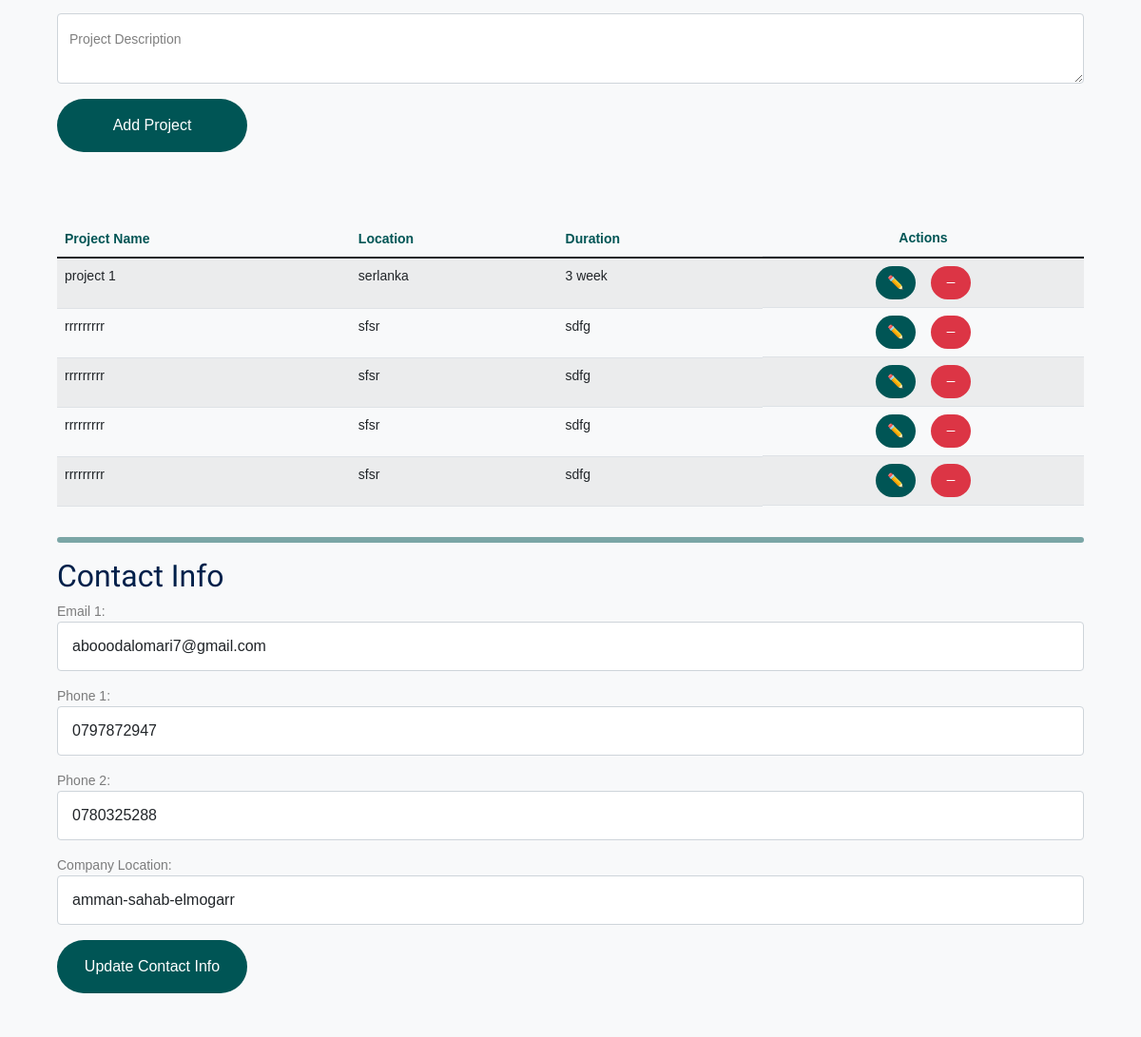
The page /admin_panl/ (signed in, middle part) on the database as committed earlier.
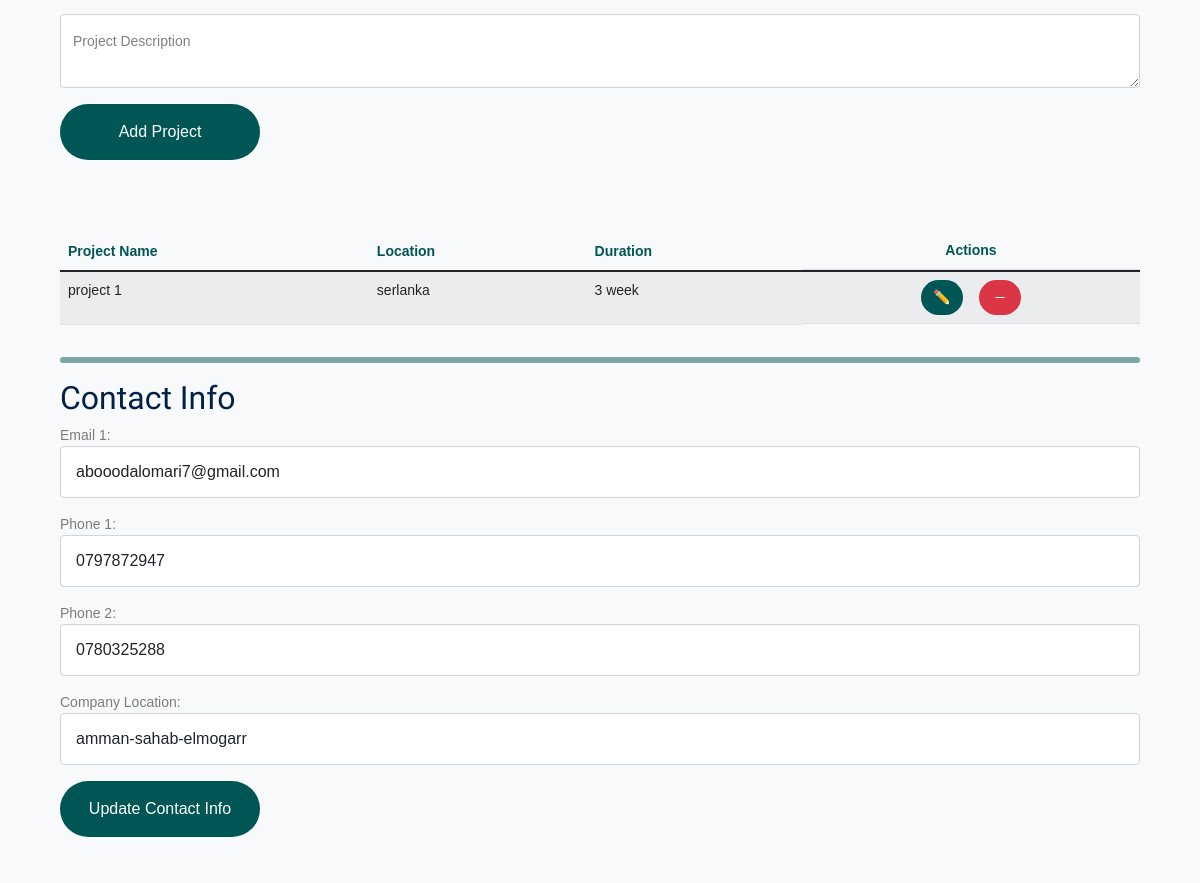
The same page on the database as committed later.
### projects/models.py (models this page shows)
class Project(models.Model):
    name = models.CharField(max_length=100)
    location=models.CharField(max_length=100)
    duration=models.CharField(max_length=20)
    description = models.TextField()

### admin_panl/views.py (the view)
# urls.py: path('', AdminPanel.as_view(), name='adminpan'),
@method_decorator(login_required, name='dispatch')
class AdminPanel(View):
      template_name ='admin_pan.html'
      def get(self,request):
         admins= CustomAdmin.objects.all()
         projects = Project.objects.all()
         contact = ContactInfo.get_solo_instance()
         context={
              'admins':admins,
            'contact':contact,
            'projects':projects
        }
         return render(request,self.template_name,context)

### admin_panl/models.py (called while the page is built)
     @staticmethod
     def get_solo_instance():
        instance, created =ContactInfo.objects.get_or_create(id=1)
        return instance

### admin_panl/templates/admin_pan.html (shortened to what this page needs)
{% extends "base.html" %}
{% load static %}
{% block head %}
<link rel="stylesheet" href="{% static 'css/admin.css' %}">
{% endblock %}
{% block content%}
<div class="container-fluid pt-5 mt-5 ">
    <main class="m-5">
        <section class="mb-4">
            <form class="d-flex flex-column gap-3" id="new-project-form" enctype="multipart/form-data">
                <div class="form-floating">
                    <textarea class="form-control" placeholder="Leave a comment here" id="project_Description"
                        name="project_Description" style="height: 100px"></textarea>
                    <label for="floatingTextarea2">Project Description</label>
                </div>
                <button type="submit " class="btn btn-primary p-3" style="width:200px">Add Project</button>
            </form>
        </section>
        <section class="overflow-auto">
            <table class="table table-striped table-hover mt-5 ">
                <thead>
                    <tr style="color: #005555;">
                        <th scope="col">Project Name</th>
                        <th scope="col">Location</th>
                        <th scope="col">Duration</th>
                        <th class="d-flex justify-content-center" scope="col">Actions</th>
                    </tr>
                </thead>
                <tbody id="projects-table-body" class="projects-table">
                    {% for project in projects %}
                    <tr id="project-{{ project.id }}">
                        <td>{{ project.name }}</td>
                        <td>{{ project.location }}</td>
                        <td>{{ project.duration }}</td>
                        <td class=" d-flex gap-3 justify-content-center">
                            <button class="btn btn-sm btn-primary edit-btn" data-id="{{ project.id }}">
                                 ✏️
                            </button>
                            <button class="btn btn-sm btn-danger delete-btn" data-id="{{ project.id }}">
                                 <svg xmlns="http://www.w3.org/2000/svg" width="18"
                                    height="25" fill="currentColor" class="bi bi-dash" viewBox="0 0 16 16">
                                    <path d="M4 8a.5.5 0 0 1 .5-.5h7a.5.5 0 0 1 0 1h-7A.5.5 0 0 1 4 8" />
                                </svg>
                            </button>
                        </td>
                    </tr>
                    {% endfor %}
                </tbody>
            </table>
        </section>
        <hr class="border border-secondary rounded border-3 opacity-50">
        <section class="mt-3">
            <h2>Contact Info</h2>
            <form method="POST" class="d-flex flex-column gap-3" id="contact-info-form">
                <div class="form-group">
                    <label for="email-1">Email 1:</label>
                    <input type="email" class="form-control" id="email1" name="email1" value="{{ contact.email }}"
                        required>
                </div>
                <div class="form-group">
                    <label for="phone-1">Phone 1:</label>
                    <input type="tel" class="form-control" id="phone1" name="phone1" value="{{ contact.phone1 }}"
                        required>
                </div>
                <div class="form-group">
                    <label for="phone-2">Phone 2:</label>
                    <input type="tel" class="form-control" id="phone2" name="phone2" value="{{ contact.phone2 }}">
                </div>
                <div class="form-group">
                    <label for="address">Company Location:</label>
                    <input type="text" class="form-control" id="address" name="address" value="{{ contact.address }}"
                        required>
                </div>
                <button type="submit" class="btn btn-primary fs-7 p-3" style="width:200px">Update Contact Info</button>
            </form>
        </section>
    </main>
</div>
{% endblock %}

Rows that differ between the two databases and show on the page:
removed Project: name "rrrrrrrrr", location "sfsr", duration "sdfg"
removed Project: name "rrrrrrrrr", location "sfsr", duration "sdfg"
removed Project: name "rrrrrrrrr", location "sfsr", duration "sdfg"
removed Project: name "rrrrrrrrr", location "sfsr", duration "sdfg"
